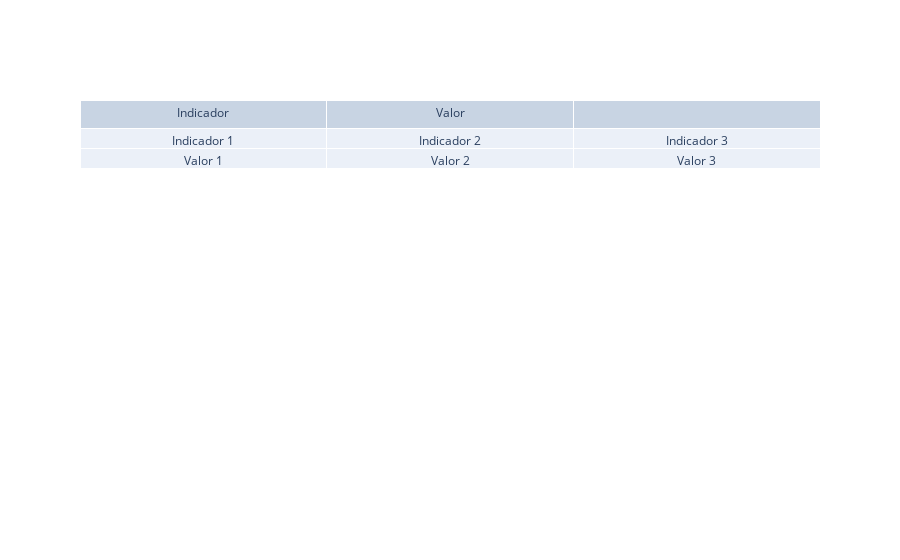

Notebook cell for this chart:
### Code cell
# Datos de ejemplo para la tabla
data = [
    ['Indicador 1', 'Valor 1'],
    ['Indicador 2', 'Valor 2'],
    ['Indicador 3', 'Valor 3']
]

# Definir las columnas de la tabla
columns = ['Indicador', 'Valor']

# Crear la tabla
fig = go.Figure(data=[go.Table(header=dict(values=columns),
                               cells=dict(values=data))])

# Mostrar la figura
fig.show()

### Figure 1 — Plotly figure (JSON) as saved in the notebook; plotly's stock layout.template omitted (floating-point values rounded to 4 significant figures)
{"data": [{"cells": {"values": [["Indicador 1", "Valor 1"], ["Indicador 2", "Valor 2"], ["Indicador 3", "Valor 3"]]}, "header": {"values": ["Indicador", "Valor"]}, "type": "table"}], "layout": {}}
